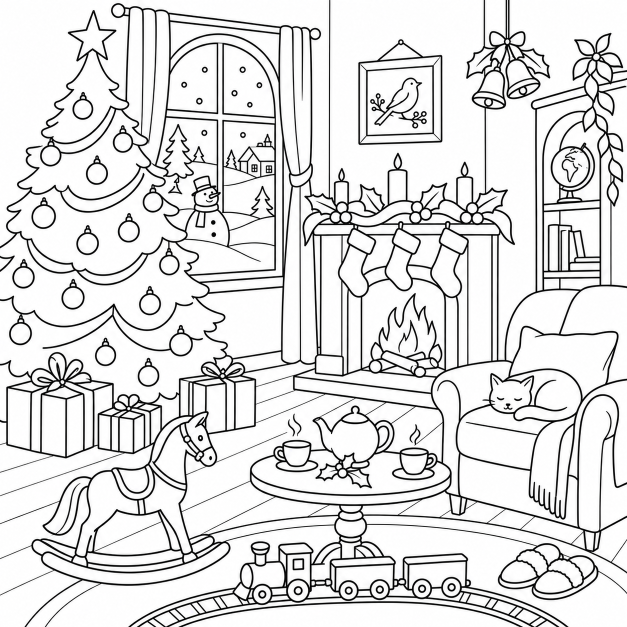
#> input picture inputs/target-first/christmas-room-refined.png, 1254 x 1254 px, found by its file name (shown at 1/2 size)
$ python target_first.py
#> lines starting #> are read from the running program, lines starting #| are printed output that depends on the picture; after the words box and inside, x2 and y2 are one past the last pixel; in counts of white or black regions, pixels touching at a corner belong together
"""Target-first source reduction; preserve connected contours before fitting budgets."""
import cv2
import numpy as np
import math
import json
from pathlib import Path
from collections import defaultdict
from advent.geometry import clip


def graphs(source):
 im=cv2.imread(str(source),0)
#> im: shape (1254, 1254); min 0, max 255, mean 221.6
 if im is None:raise ValueError('Unreadable source')
 im=cv2.resize(im,(1500,1500));ink=(im<130).astype('uint8')*255
#> after `im = cv2.resize(im, (1500, 1500))`:
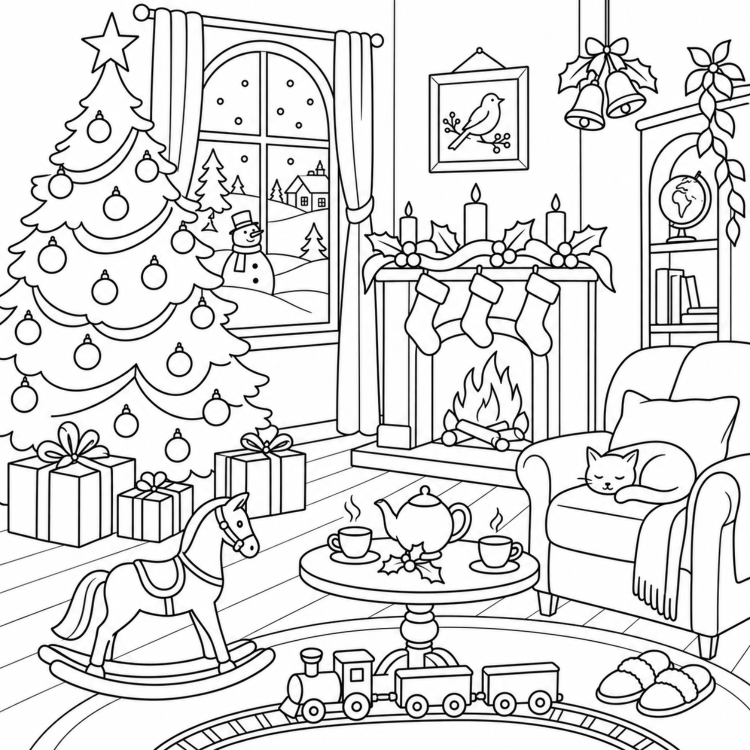
#> im: shape (1500, 1500) (shown at 1/2 size); min 0, max 255, mean 221.5
#> after `ink = (im < 130).astype('uint8') * 255`:
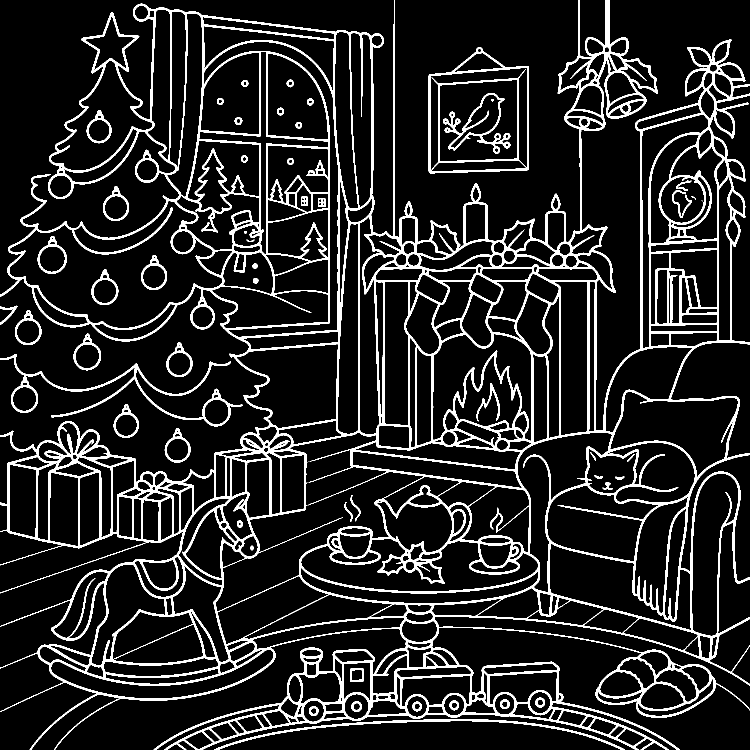
#> ink: shape (1500, 1500) (shown at 1/2 size); 12.5% white; 56 white regions (4 under 20 px), largest, box (x1, y1, x2, y2) and area: (0, 0, 1500, 1500) 250935, (857, 94, 1058, 347) 5970, (0, 708, 486, 853) 5592
 sk=cv2.ximgproc.thinning(ink)>0
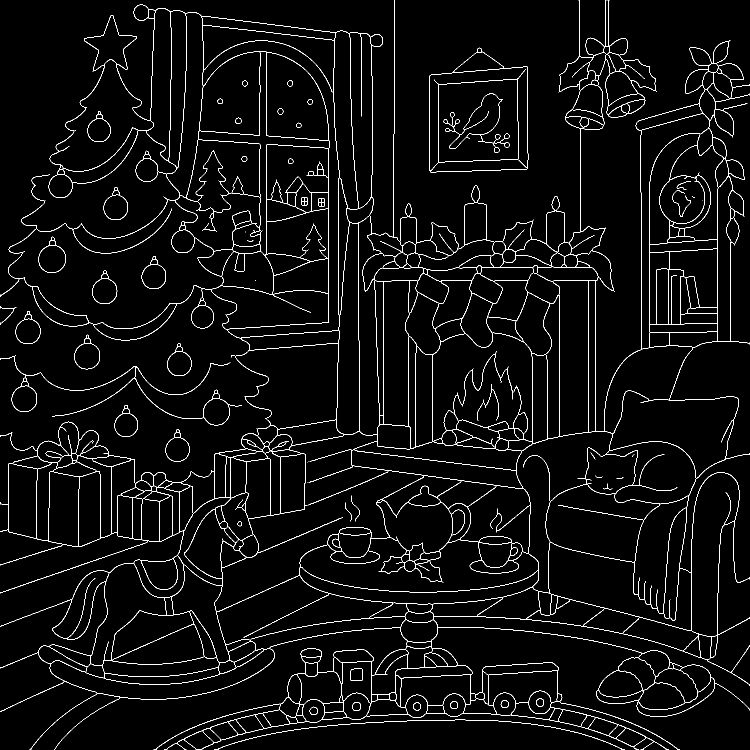
#> sk: shape (1500, 1500) bool (shown at 1/2 size); 3.5% white in thin lines or dots
 xy=np.argwhere(sk)[:,::-1];index=np.full(sk.shape,-1,int);index[xy[:,1],xy[:,0]]=np.arange(len(xy));adj=defaultdict(list)
#> after `xy = np.argwhere(sk)[:, ::-1]`: xy = 78845 pairs, first value 0 to 1499, second value 0 to 1499
#> after `index[xy[:, 1], xy[:, 0]] = np.arange(len(xy))`:
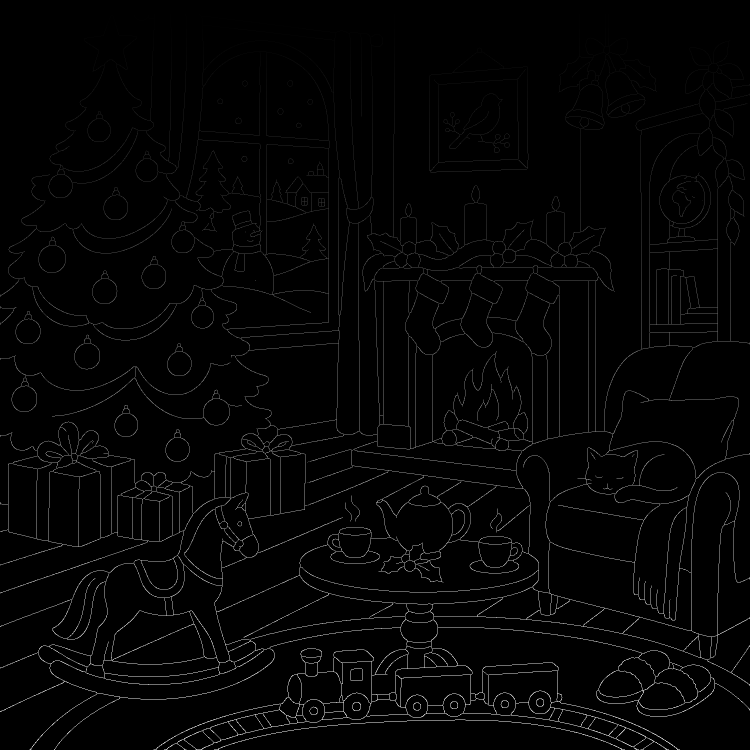
#> index: shape (1500, 1500) int64 (shown at 1/2 size); min -1, max 78844, mean 1380.5; drawn with min black and max white
 for i,(x,y) in enumerate(xy):
  for dx,dy in [(1,0),(0,1),(1,1),(-1,1)]:
   xx,yy=x+dx,y+dy
   if not(0<=xx<1500 and 0<=yy<1500) or not sk[yy,xx]:continue
   if dx and dy and (sk[y,xx] or sk[yy,x]):continue
   j=int(index[yy,xx]);adj[i].append(j);adj[j].append(i)
#> this loop made 78845 passes
#> (x, y) on passes 1 to 3: (788, 0), (789, 0), (1157, 0)
 # Consolidate only adjacent branch pixels, never nearby unrelated contours.
 branches={i for i in adj if len(adj[i])>2};centres={};remaining=set(branches)
#> after `branches = {i for i in adj if len(adj[i]) > 2}`: branches = 1096 items
#> after `remaining = set(branches)`: remaining = 1096 items
 while remaining:
  stack=[remaining.pop()];group=[]
  while stack:
   i=stack.pop();group.append(i)
   for j in adj[i]:
    if j in remaining:remaining.remove(j);stack.append(j)
  centre=xy[group].mean(axis=0)
  for i in group:centres[i]=centre
#> this loop made 1076 passes
#> centre on passes 1 to 3: [1158, 0], [1211, 0], [1216, 0]
#> after the loop, centres = 1096 items; remaining = 0 items
 used=set();paths=[]
 def walk(a,b):
#> called with a = 1, b = 0
  p=[a];last=a;cur=b;used.add(tuple(sorted((a,b))))
#> after `p = [a]`: p = [1]
#> after `last = a`: last = 1
#> after `cur = b`: cur = 0
  while True:
   p.append(cur)
   if len(adj[cur])!=2:break
   nxt=next(v for v in adj[cur] if v!=last);e=tuple(sorted((cur,nxt)))
   if e in used:break
   used.add(e);last,cur=cur,nxt
#> this loop made 475 passes
#> (nxt, last, cur) on passes 1 to 3: (12, 0, 12), (16, 12, 16), (20, 16, 20)
#> after the loop, p = 476 values, max 21892 at index 475, min 0 at index 1, mean 9487.4; used = 475 items
  coords=xy[p].astype(float)
#> coords = 476 pairs, first value 787 to 789, second value 0 to 474
  if p[0] in centres:coords[0]=centres[p[0]]
  if p[-1] in centres:coords[-1]=centres[p[-1]]
  return coords
 for a in sorted(adj,key=lambda i:len(adj[i])==2):
  for b in adj[a]:
   if tuple(sorted((a,b))) not in used:
    path=walk(a,b)
#> path has the same summary as coords in walk
    if np.linalg.norm(np.diff(path,axis=0),axis=1).sum()>=3:paths.append(path)
 # Small filled facial marks vanish under thinning. Preserve their ink extents
 # as tiny closed contours, which still have real drawable edges and no decoys.
 n,labels,stats,cents=cv2.connectedComponentsWithStats(ink)
 for i in range(1,n):
  x,y,w,h,area=stats[i]
  if 6<=area<=160 and w<=18 and h<=18 and sk[labels==i].sum()<6:
   cx,cy=cents[i];rx=max(3,w/2);ry=max(3,h/2)
   paths.append(np.array([(cx-rx,cy),(cx,cy-ry),(cx+rx,cy),(cx,cy+ry),(cx-rx,cy)]))
 result=[];details=[]
 for day in range(25):
  r,c=divmod(day,5);local=[]
  for p in paths:
   if p[:,0].max()<c*300 or p[:,0].min()>(c+1)*300 or p[:,1].max()<r*300 or p[:,1].min()>(r+1)*300:continue
   local.append(p)
  # Increase tolerance before considering any omission. Shared seam strokes use
  # one fixed tolerance so both sides inherit the same crossing point.
  def candidates(epsilon):
   out=[]
   for p in local:
    crosses=(p[:,0].min()<c*300 or p[:,0].max()>(c+1)*300 or p[:,1].min()<r*300 or p[:,1].max()>(r+1)*300)
    simp=cv2.approxPolyDP(p.astype('float32'),1.2 if crosses else epsilon,False)[:,0,:]
    seg=[v for a,b in zip(simp,simp[1:]) if (v:=clip(a,b,c*300,r*300))]
    if seg:out.append((crosses,sum(math.dist(a,b) for a,b in seg),seg))
   return out
  for epsilon in [1.2,1.8,2.6,3.6,5.0,7.0]:
   cand=candidates(epsilon);vertices={p for _,_,seg in cand for e in seg for p in e}
   if len(vertices)<=243:break
  cand.sort(key=lambda item:(not item[0],-item[1]));lookup={};edges=set();omitted=0
  for crosses,length,seg in cand:
   new={p for e in seg for p in e}-set(lookup)
   if len(lookup)+len(new)>243:
    if crosses:raise ValueError(f'Seam budget exhausted on tile {day+1}')
    omitted+=len(seg);continue
   for a,b in seg:
    for p in (a,b):
     if p not in lookup:lookup[p]=len(lookup)
    edges.add(tuple(sorted((lookup[a],lookup[b]))))
  loc=[None]*len(lookup)
  for p,i in lookup.items():loc[i]=p
  initial=len(loc)
  while len(loc)<243:
   for a,b in sorted(edges,key=lambda e:math.dist(loc[e[0]],loc[e[1]]),reverse=True):
    mid=tuple((u+v)/2 for u,v in zip(loc[a],loc[b]))
    if min(math.dist(mid,p) for p in loc)<3.4 or 0 in mid or 300 in mid:continue
    v=len(loc);loc.append(mid);lookup[mid]=v;edges.remove((a,b));edges.update([tuple(sorted((a,v))),tuple(sorted((v,b)))]);break
   else:raise ValueError(f'Cannot allocate 243 separated locations on tile {day+1}')
  result.append(dict(day=day+1,locations=np.array(loc),edges=edges,original_vertices=initial,subdivisions=243-initial,omitted_texture_segments=omitted))
  details.append(dict(day=day+1,epsilon=epsilon,original_vertices=initial,omitted_segments=omitted))
 return result,dict(source_chains=len(paths),skeleton_pixels=int(sk.sum()),tiles=details)


if __name__=='__main__':
 from PIL import Image,ImageDraw
 gs,report=graphs('inputs/target-first/christmas-room-refined.png');out=Path('runs/christmas-room-proof');out.mkdir(exist_ok=True,parents=True)
 im=Image.new('RGB',(2000,2000),'white');d=ImageDraw.Draw(im)
 for g in gs:
  r,c=divmod(g['day']-1,5)
  for a,b in g['edges']:d.line([tuple((v+offset)*4/3 for v,offset in zip(g['locations'][i],[c*300,r*300])) for i in (a,b)],fill='#172b38',width=2)
 im.save(out/'trial-reduced.png')
 (out/'trace-report.json').write_text(json.dumps(report,indent=2))
 (out/'graphs.json').write_text(json.dumps([{**g,'locations':g['locations'].tolist(),'edges':sorted(g['edges'])} for g in gs]))
 print(json.dumps(report),flush=True)
